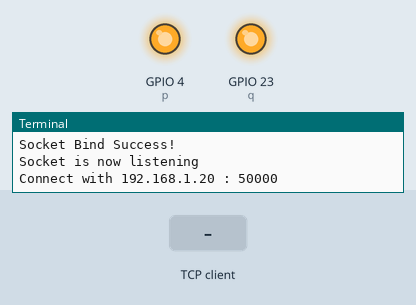
Recording of a program running on a simulated Raspberry Pi (BCM pin numbers). Shown: output pins drawn as LEDs (lit = HIGH), the last lines printed to the terminal. The inputs (shaded band) are chosen by the test bench. One TCP client connects 1 s after the port opens and stays connected.

Above: at 1.2 s.
1.3 s: the TCP client sends "1"
At 2.7 s:
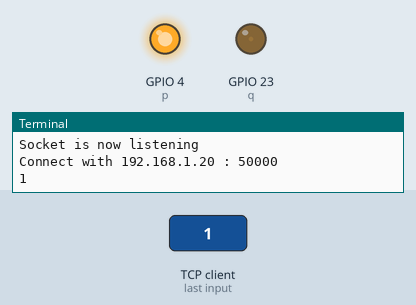
Timing chart, 0 to 4.3 s (numbered marks = the images above; inputs shaded):
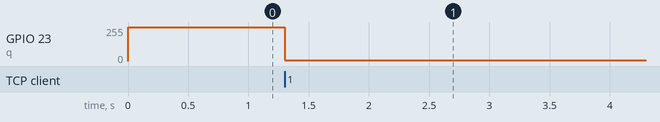

The program:

server02.py
```python
import socket
import sys
import RPi.GPIO as GPIO
import time

GPIO.setmode(GPIO.BCM)
GPIO.setup(4, GPIO.OUT)
GPIO.setup(23, GPIO.OUT)
GPIO.setwarnings(False)
p = GPIO.PWM(4, 100)
q = GPIO.PWM(23, 105)
p.start(100)
q.start(100)

HOST = '192.168.0.12'
PORT = 8080

s = socket.socket(socket.AF_INET, socket.SOCK_STREAM)

print 'socket created'

try:
    s.bind((HOST, PORT))
except socket.error as err:
    print 'Bind Failed, Error Code : ' + str(err[0]) + ', Message: ' + err[1]
    sys.exit()

print 'Socket Bind Success!'

s.listen(10)
print 'Socket is now listening'

while 1:
    GPIO.setwarnings(False)
    conn, addr = s.accept()
    print 'Connect with ' + addr[0] + ' : ' + str(addr[1])
    buf = conn.recv(64)
    print buf
    data = float(buf)

    try:
        duty=float(buf) /10.0+2.5

        if data % 10 == 0 :
            p.ChangeDutyCycle(duty)
            time.sleep(0.5)
        else :
            q.ChangeDutyCycle(duty)
            time.sleep(0.5)
    except KeyboardInterrupt:
        GPIO.cleanup()
s.close()
```

Measured:
- after the input at 1.3 s, GPIO 23 (q): 255/255 → 7/255 at once
